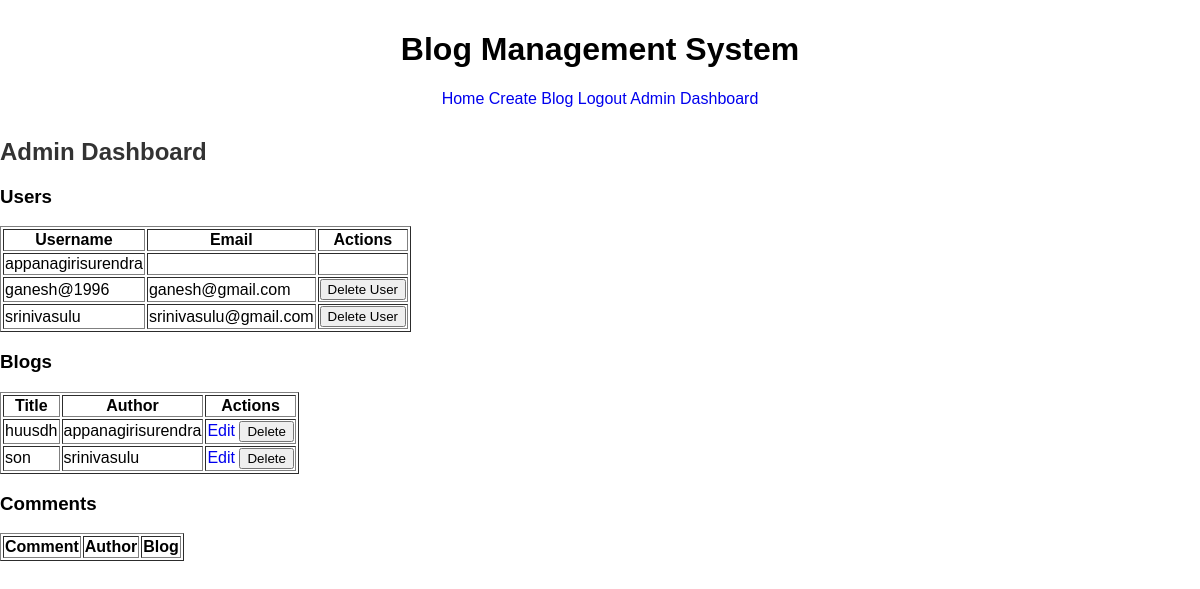
The page /dashboard/ (signed in) on the database its author committed.
### blog/models.py (models this page shows)
class Blog(models.Model):
    title = models.CharField(max_length=200)
    content = models.TextField()
    author = models.ForeignKey(User, on_delete=models.CASCADE)
    created_at = models.DateTimeField(auto_now_add=True)
    likes = models.ManyToManyField(User, related_name='liked_blogs', blank=True)
    image=models.ImageField(upload_to='blog_images/', blank=True, null=True)

### blog/views.py (the view)
# urls.py: path('dashboard/', views.admin_dashboard, name='admin_dashboard'),
@login_required
def admin_dashboard(request):
    if not request.user.is_superuser:
        messages.error(request, "Access restricted to administrators.")
        return redirect('home')
    users = User.objects.all()
    blogs = Blog.objects.all()
    comments = Comment.objects.all()
    return render(request, 'admin/dashboard.html', {
        'users': users,
        'blogs': blogs,
        'comments': comments,
    })

### templates/admin/dashboard.html (shortened to what this page needs)
{% extends 'blog/base.html' %}
{% block content %}
<h2>Admin Dashboard</h2>
<h3>Users</h3>
<table border="1">
    <tr>
        <th>Username</th>
        <th>Email</th>
        <th>Actions</th>
    </tr>
    {% for user in users %}
    <tr>
        <td>{{ user.username }}</td>
        <td>{{ user.email }}</td>
        <td>
            {% if user != request.user %}
                <form method="POST" action="{% url 'delete_user' user.id %}">
                    <button type="submit">Delete User</button>
                </form>
            {% endif %}
        </td>
    </tr>
    {% endfor %}
</table>
<h3>Blogs</h3>
<table border="1">
    <tr>
        <th>Title</th>
        <th>Author</th>
        <th>Actions</th>
    </tr>
    {% for blog in blogs %}
    <tr>
        <td>{{ blog.title }}</td>
        <td>{{ blog.author.username }}</td>
        <td>
            <a href="{% url 'edit_blog' blog.id %}">Edit</a>
            <form method="POST" action="{% url 'delete_blog' blog.id %}" style="display:inline;">
                <button type="submit">Delete</button>
            </form>
        </td>
    </tr>
    {% endfor %}
</table>
<h3>Comments</h3>
<table border="1">
    <tr>
        <th>Comment</th>
        <th>Author</th>
        <th>Blog</th>
    </tr>
</table>
{% endblock %}

### static/css/styles.css (style rules this page uses)
body { margin: 0; padding: 0; font-family: Arial, sans-serif; }
h2 { color: #333; }

### templates/blog/base.html (style rules this page uses)
a { text-decoration: none; }

### rows shown on the page
Blog: title "huusdh", author.username "appanagirisurendra"
Blog: title "son", author.username "srinivasulu"

### other values the page prints
{{ user.username }} "appanagirisurendra"
{{ user.username }} "ganesh@1996"
{{ user.email }} "ganesh@gmail.com"
{{ user.username }} "srinivasulu"
{{ user.email }} "srinivasulu@gmail.com"
